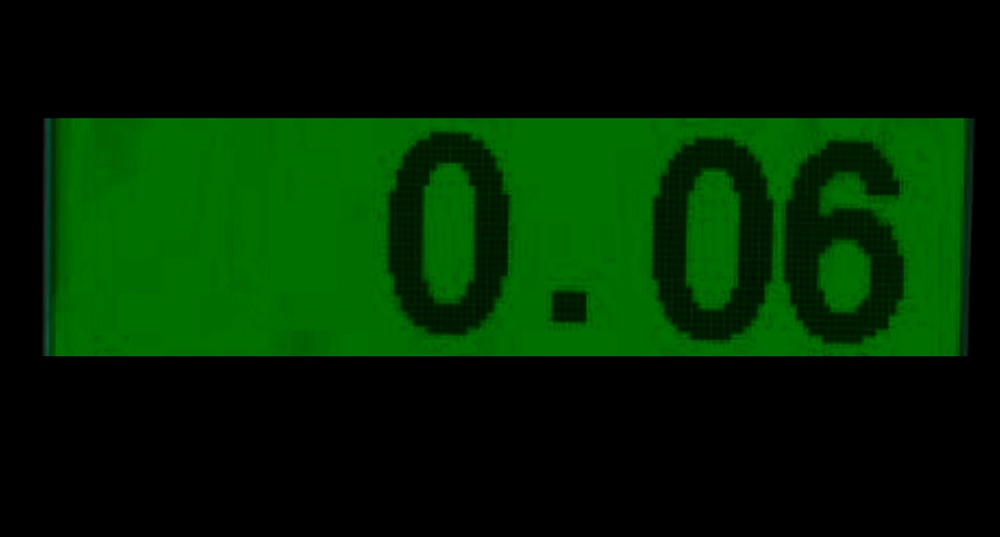
#> input picture iphoneCortadoTest/test1-006-2.jpg, 1000 x 537 px, shrunk from 2048 x 1099 before the run; its folder holds only this picture in this run
$ python testCortado.py
#> lines starting #> are read from the running program, lines starting #| are printed output that depends on the picture; after the words box and inside, x2 and y2 are one past the last pixel; in counts of white or black regions, pixels touching at a corner belong together

import cv2
import pytesseract
import os


# https://www.pythonfixing.com/2022/03/fixed-pytesseract-doesn-detect-number.html
# Solo numeros
# OJO QUE ACA PSM8 ARREGLA TODO AH
xconfig = '--psm 8 --oem 3 -c tessedit_char_whitelist=0123456789'

# Picture List
plist = [x for x in os.listdir() if (x.endswith(".jpg") or x.endswith(".png"))]

for pt in plist:
    img = cv2.imread(pt)
#> img is the input picture: shape (537, 1000, 3); mean B, G, R 0.5, 37.4, 0.4
    gry = cv2.cvtColor(img, cv2.COLOR_BGR2GRAY)
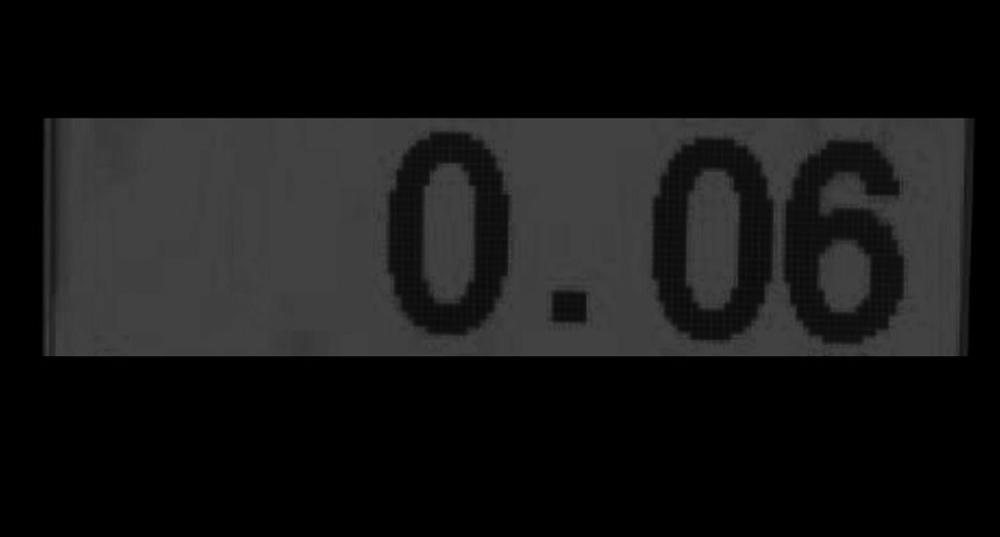
#> gry: shape (537, 1000); min 0, max 71, mean 22.1

    thr = cv2.threshold(src=gry, thresh=1, maxval=255, type=cv2.THRESH_OTSU + cv2.THRESH_BINARY_INV)[1]
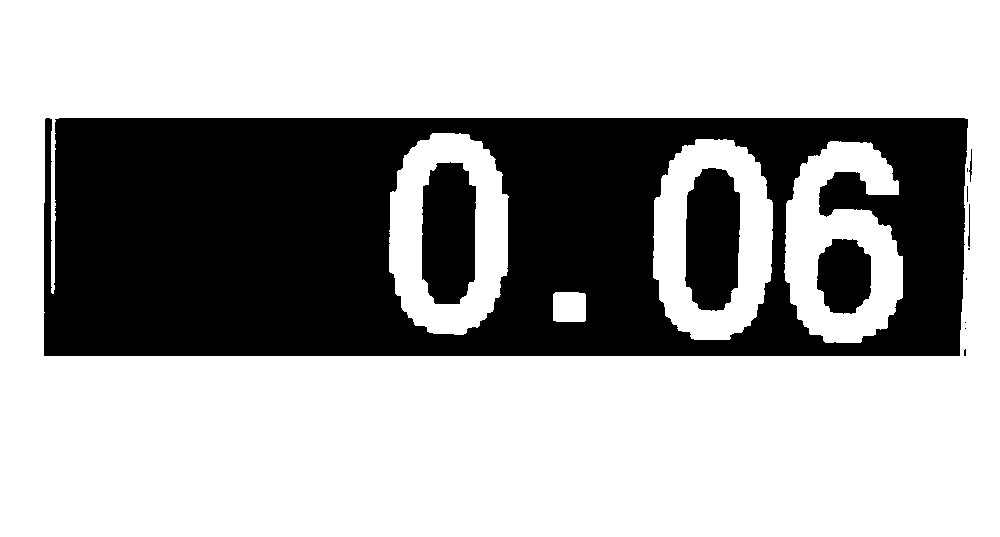
#> thr: shape (537, 1000); 67.1% white; 13 black regions (7 under 20 px), largest, box (x1, y1, x2, y2) and area: (44, 118, 968, 356) 160001, (685, 168, 740, 311) 6663, (422, 162, 476, 304) 6658, (817, 239, 871, 314) 3262, (968, 204, 970, 247) 53, (969, 149, 972, 182) 48
#> (the run stopped early here; a loop or call above may not have finished)
